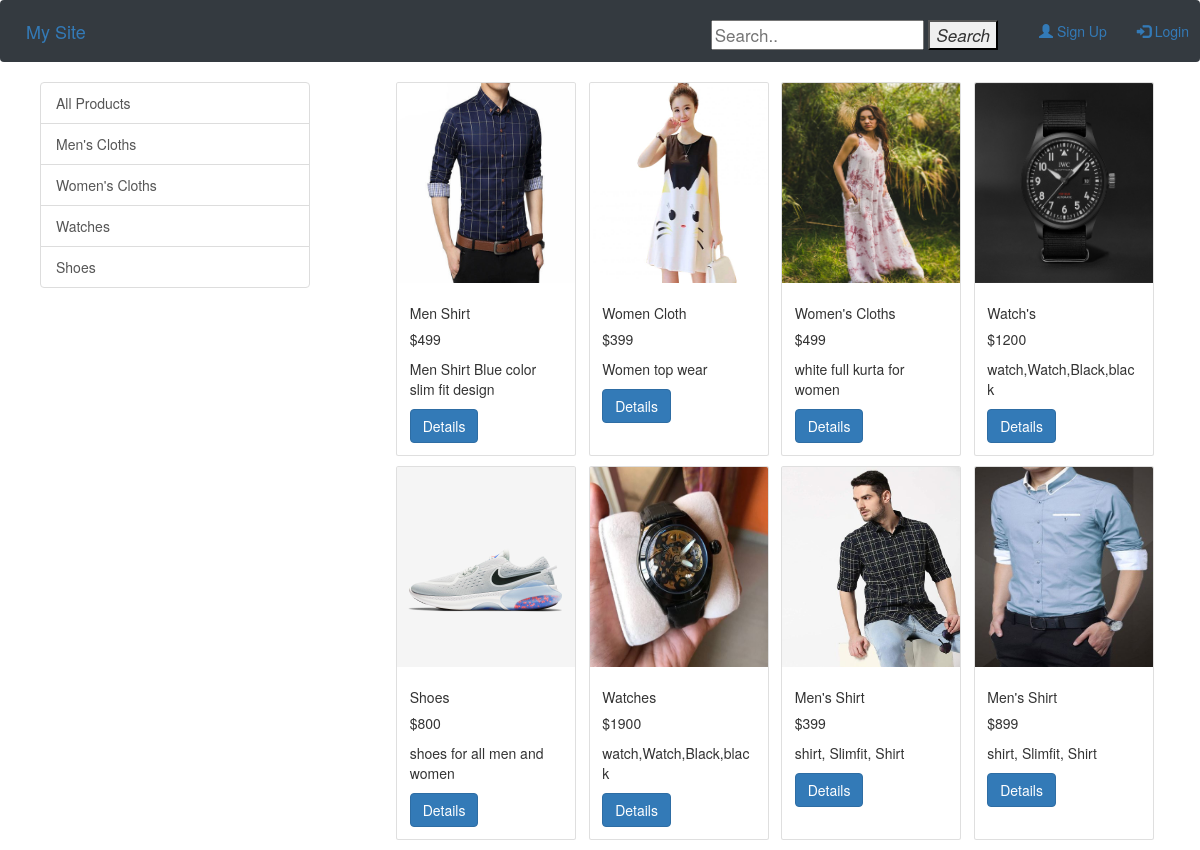
The page / on the database its author committed.
### product/models.py (models this page shows, shortened)
class Category(models.Model):
    name  =  models.CharField(max_length=20)
    @staticmethod
    def get_all_categories():
        return Category.objects.all()

class Products(models.Model):
    name = models.CharField(max_length=50)
    category = models.ForeignKey('Category',on_delete=models.CASCADE, default=1)
    price = models.IntegerField(default=0)
    description = models.CharField(max_length=200)
    image = models.ImageField(upload_to = 'uploads/products/')

### product/views.py (the view)
# urls.py: path('', Index.as_view(),name='homepage'),
class Index(View):
    def get(self, request):
        category_ID         = request.GET.get('category')
        categories          = Category.get_all_categories()
        if category_ID:
            products        = Products.get_product_by_id(category_ID)
        else:
            products     = Products.objects.all()
        data                = {}
        data['products']    = products
        data['categories']  = categories
        return render(request, 'index.html', data)

### templates/index.html (shortened to what this page needs)
{% extends 'base.html' %} {% block content %}
<div class="container-fluid mt-3">
    <div class="row">
        <div class="col-lg-3 mx-auto">
            <div class="list-group">
                <a href="/" class="list-group-item list-group-item-action">All Products</a>
                {% for category in categories %}
                <a href="/?category={{category.id}}"
                    class="list-group-item list-group-item-action">{{category.name}}</a> {% endfor %}
            </div>
        </div>
        <div id="products" class="col-lg-8 mx-auto">
            <div class="row mx-auto">
                {% for product in products %}
                <div class="card mx-auto mb-3" id={{product.id}} style="width: 18rem;">
                    <img class="card-img-top" src="{{product.image.url}}" alt="Card image cap">
                    <div class="card-body">
                        <h5 class="card-title">{{product.name}}</h5>
                        <p class="card-text">${{product.price}}</p>
                        <p class="card-text">{{product.description}}</p>
                        <form action="details">
                            <button type="submit" class="btn btn-primary">Details</button>
                        </form>
                    </div>
                </div>
                {% endfor %}
            </div>
        </div>
    </div>
</div>
{% endblock %}

### templates/base.html (shortened to what this page needs)
<!doctype html>
<html lang="en">
<head>
    <link rel="stylesheet" href="https://maxcdn.bootstrapcdn.com/bootstrap/4.0.0/css/bootstrap.min.css">
</head>
<body>
    <nav class="navbar navbar-expand-lg bg-dark">
        <a class="navbar-brand" href="/">My Site</a>
        <div class="collapse navbar-collapse" id="navbarSupportedContent">
            <ul class="navbar-nav my-2 my-lg-0 navbar-right">
                <div class="search-bar">
                    <form action="/s/">
                        <input type="text" placeholder="Search.." name="search">
                        <button type="submit"><i class="fa">Search</i></button>
                    </form>
                </div>
                {% if request.session.customer_id %}
                <li class="nav-item active">
                    <a class="nav-link" href="/logout">Logout<span class="sr-only">(current)</span></a>
                </li>
                {% else %}
                <ul class="nav navbar-nav navbar-right">
                    <li><a href="/signup"><span class="glyphicon glyphicon-user"></span> Sign Up</a></li>
                    <li><a href="/login"><span class="glyphicon glyphicon-log-in"></span> Login</a></li>
                </ul>
                {% endif %}
            </ul>
        </div>
    </nav>
    {% block content %}
    {% endblock %}
    <link rel="stylesheet" href="https://maxcdn.bootstrapcdn.com/bootstrap/3.4.1/css/bootstrap.min.css">
</body>
</html>

### templates/base.html (style rules this page uses)
.search-bar { float: center; padding: 6px 10px; margin-top: 8px; margin-right: 16px; font-size: 17px; border: none; cursor: pointer; }

### templates/index.html (style rules this page uses)
.card-img-top { height: 200px; }

### rows shown on the page
Category: name "Men's Cloths"
Category: name "Women's Cloths"
Category: name "Watches"
Category: name "Shoes"
Products: {{ product.id }} 1 (drawn), image (picture), name "Men Shirt", price "499", description "Men Shirt Blue color slim fit design"
Products: image (picture), name "Women Cloth", price "399", description "Women top wear"
Products: image (picture), name "Women's Cloths", price "499", description "white full kurta for women"
Products: image (picture), name "Watch's", price "1200", description "watch,Watch,Black,black"
Products: image (picture), name "Shoes", price "800", description "shoes for all men and women"
Products: image (picture), name "Watches", price "1900", description "watch,Watch,Black,black"
Products: image (picture), name "Men's Shirt", price "399", description "shirt, Slimfit, Shirt"
Products: image (picture), name "Men's Shirt", price "899", description "shirt, Slimfit, Shirt"
